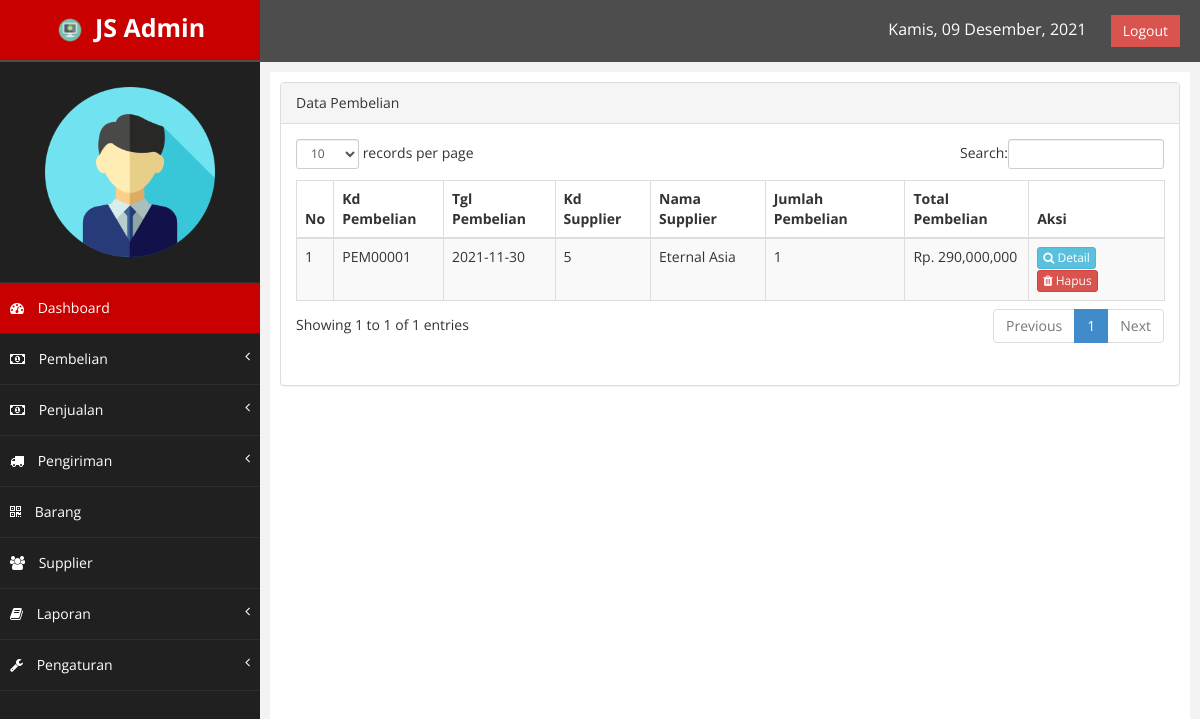
Page /index.php?page=pembelian (signed in) on the committed database.
### tables this page shows
CREATE TABLE IF NOT EXISTS `pembelian` (
  `kd_pembelian` char(8) NOT NULL,
  `tgl_pembelian` date NOT NULL,
  `kd_admin` int(6) NOT NULL,
  `kd_supplier` int(6) NOT NULL,
  `total_pembelian` double NOT NULL,
  PRIMARY KEY (`kd_pembelian`),
  KEY `kd_admin` (`kd_admin`),
  KEY `kd_supplier` (`kd_supplier`)
);

CREATE TABLE IF NOT EXISTS `supplier` (
  `kd_supplier` int(6) NOT NULL AUTO_INCREMENT,
  `nama_supplier` varchar(60) NOT NULL,
  `alamat` varchar(60) NOT NULL,
  PRIMARY KEY (`kd_supplier`)
);

### class/class.php (called while the page is built, shortened)
<?php
	class Pembelian{
		public function tampil_pembelian(){
			$qry = mysql_query("SELECT * FROM pembelian p JOIN supplier s ON p.kd_supplier=s.kd_supplier ORDER BY kd_pembelian DESC");
			while ($pecah = mysql_fetch_array($qry)) {
				$data[]=$pecah;
			}
			$cek = mysql_num_rows($qry);
			if ($cek > 0) {
				return $data;
			}else{
				error_reporting(0);
			}
		}
		public function hitung_item_pembelian($kdpembelian){
			$qry = mysql_query("SELECT count(*) as jumlah FROM d_pembelian WHERE kd_pembelian = '$kdpembelian'");
			$pecah = mysql_fetch_array($qry);
			return $pecah;
		}
		public function cek_hapuspembelian($kd){
			$qry = mysql_query("SELECT * FROM barang_pembelian WHERE kd_pembelian = '$kd' AND status ='0'");
			$hitung = mysql_num_rows($qry);
			if ($hitung > 0) {
				return false;
			}
			else{
				return true;
			}
		}
	}
	$pembelian = new Pembelian();
?>

### pembelian.php (the view, shortened to what this page needs)
<div class="row">
    <div class="col-md-12">
        <div class="panel panel-default">
            <div class="panel-heading">
                Data Pembelian
            </div>
            <div class="panel-body">
                <div class="table">
                    <table class="table table-striped table-bordered table-hover" id="tabelku">
                        <thead>
                            <tr>
                                <th>No</th>
                                <th>Kd Pembelian</th>
                                <th>Tgl Pembelian</th>
                                <th>Kd Supplier</th>
                                <th>Nama Supplier</th>
                                <th>Jumlah Pembelian</th>
                                <th>Total Pembelian</th>
                                <th>Aksi</th>
                            </tr>
                        </thead>
                        <tbody>
                            <?php
                                $pem = $pembelian->tampil_pembelian();
                                foreach ($pem as $index => $data) {
                                    $jumlahb = $pembelian->hitung_item_pembelian($data['kd_pembelian']);
                            ?>
                            <tr class="odd gradeX">
                                <td><?php echo $index + 1; ?></td>
                                <td><?php echo $data['kd_pembelian']; ?></td>
                                <td><?php echo $data['tgl_pembelian']; ?></td>
                                <td><?php echo $data['kd_supplier']; ?></td>
                                <td><?php echo $data['nama_supplier']; ?></td>
                                <td><?php echo $jumlahb['jumlah']; ?></td>
                                <td>Rp. <?php echo number_format($data['total_pembelian']); ?></td>
                                <td>
                                    <a href="nota/cetakdetailpembelian.php?kdpembelian=<?php echo $data['kd_pembelian']; ?>" target="_BLANK" class="btn btn-info btn-xs"><i class="fa fa-search"></i> Detail</a>
                                    <?php
                                    $cek = $pembelian->cek_hapuspembelian($data['kd_pembelian']);
                                    if ($cek === true): ?>
                                    <a href="index.php?page=pembelian&hapus=<?php echo $data['kd_pembelian']; ?>" class="btn btn-danger btn-xs" id="alertHapus"><i class="fa fa-trash"></i> Hapus</a>
                                    <?php endif ?>
                                </td>
                            </tr>
                            <?php } ?>
                        </tbody>
                    </table>
                </div>
            </div>
        </div>
    </div>
</div>

### assets/css/custom.css (style rules this page uses)
body { font-family: 'Open Sans', sans-serif; }

### rows in the picture
pembelian: kd_pembelian "PEM00001", tgl_pembelian "2021-11-30", kd_supplier.kd_supplier "5", kd_supplier.nama_supplier "Eternal Asia", jumlah "1", total_pembelian "290,000,000"
